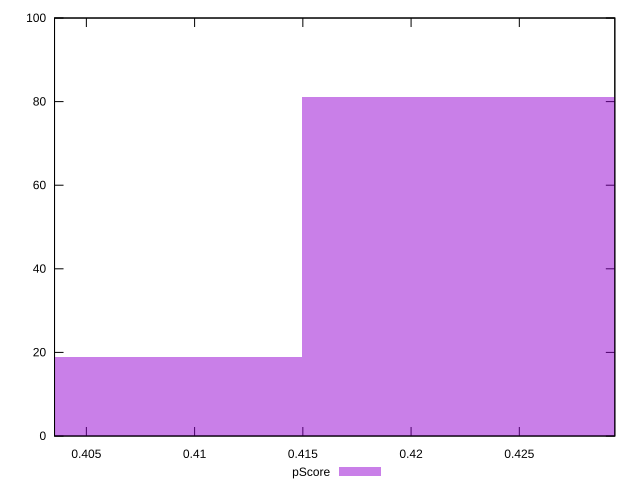

gnuplot code for this plot:
reset

$pScore <<EOF
0.406829888851169 19
0.42310308440521577 81
EOF

set key outside below
set boxwidth 0.01627319555404676
set xrange [0.4035294117647059:0.4294117647058824]
set yrange [0:100]
set trange [0:100]
set style fill transparent solid 0.5 noborder
set terminal svg size 640, 490 enhanced background rgb 'white'
set output "report_00019_2021-02-10T18-14-37.922Z//uses-text-compression/samples/pages+cached+noadtech+nomedia+nocss/pScore/histogram.svg"

plot $pScore title "pScore" with boxes

reset
